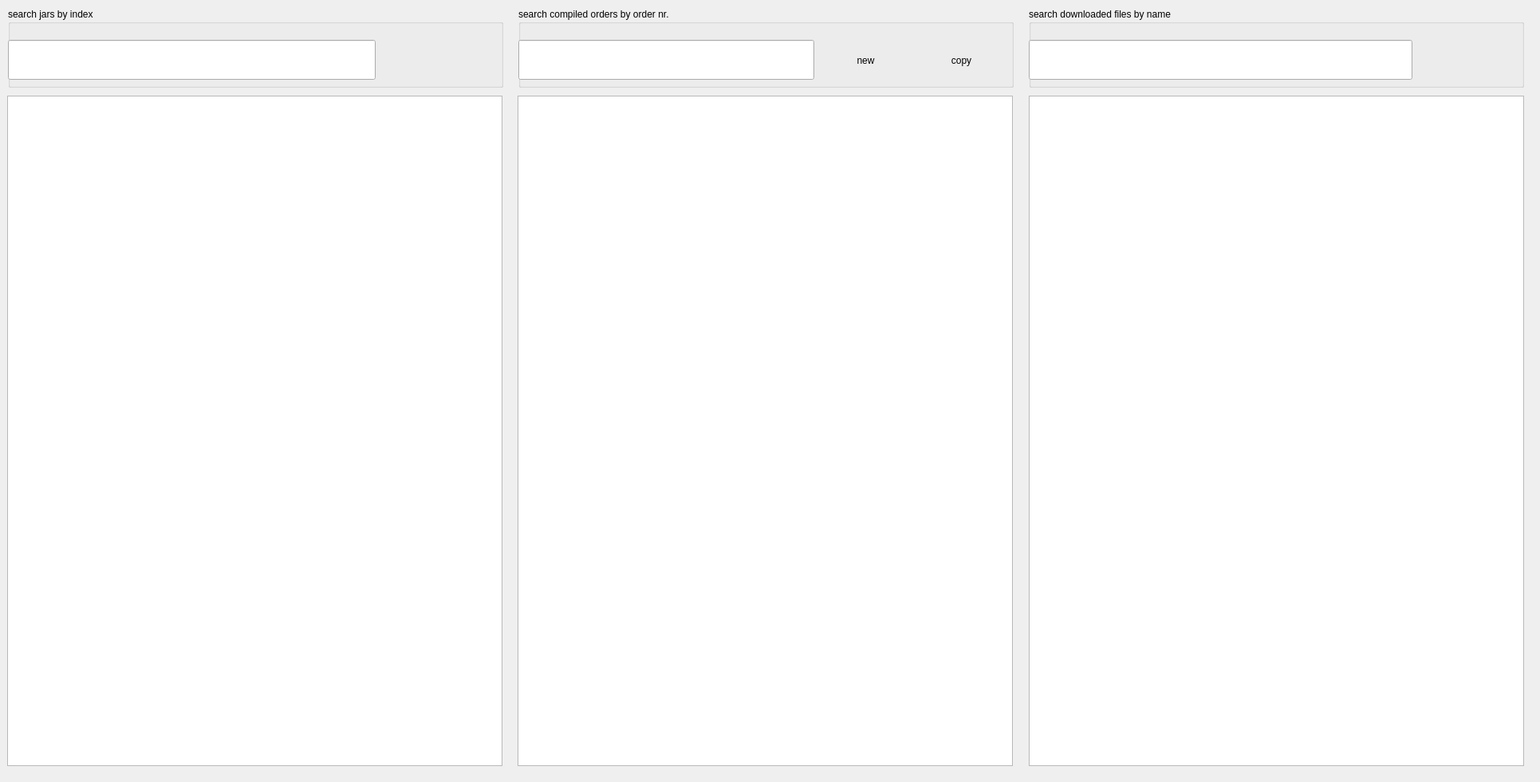
<?xml version="1.0" encoding="UTF-8"?>
<ui version="4.0">
 <class>Frame</class>
 <widget class="QFrame" name="order_frame">
  <property name="geometry">
   <rect>
    <x>0</x>
    <y>0</y>
    <width>1931</width>
    <height>981</height>
   </rect>
  </property>
  <property name="windowTitle">
   <string>Order Frame</string>
  </property>
  
     <widget class="QGroupBox" name="search_file_box">
      <property name="geometry">
       <rect>
        <x>1290</x>
        <y>10</y>
        <width>621</width>
        <height>100</height>
       </rect>
      </property>
      <property name="title">
       <string>search downloaded files by name</string>
      </property>
      <widget class="QLineEdit" name="search_file_line">
       <property name="geometry">
        <rect>
         <x>0</x>
         <y>40</y>
         <width>481</width>
         <height>50</height>
        </rect>
       </property>
      </widget>
     </widget>
     <widget class="QGroupBox" name="search_order_box">
      <property name="geometry">
       <rect>
        <x>650</x>
        <y>10</y>
        <width>621</width>
        <height>100</height>
       </rect>
      </property>
      <property name="title">
       <string>search compiled orders by order nr.</string>
      </property>
      <widget class="QLineEdit" name="search_order_line">
       <property name="geometry">
        <rect>
         <x>0</x>
         <y>40</y>
         <width>371</width>
         <height>50</height>
        </rect>
       </property>
      </widget>
      <widget class="QPushButton" name="new_order_btn">
       <property name="geometry">
        <rect>
         <x>380</x>
         <y>40</y>
         <width>111</width>
         <height>51</height>
        </rect>
       </property>
       <property name="text">
        <string>new</string>
       </property>
       <property name="icon">
        <iconset>
         <normaloff>../images/add.png</normaloff>../images/add.png</iconset>
       </property>
       <property name="iconSize">
        <size>
         <width>40</width>
         <height>40</height>
        </size>
       </property>
       <property name="flat">
        <bool>true</bool>
       </property>
      </widget>
      <widget class="QPushButton" name="clone_order_btn">
       <property name="geometry">
        <rect>
         <x>500</x>
         <y>40</y>
         <width>111</width>
         <height>51</height>
        </rect>
       </property>
       <property name="text">
        <string>copy</string>
       </property>
       <property name="icon">
        <iconset>
         <normaloff>../images/copy.png</normaloff>../images/copy.png</iconset>
       </property>
       <property name="iconSize">
        <size>
         <width>40</width>
         <height>40</height>
        </size>
       </property>
       <property name="flat">
        <bool>true</bool>
       </property>
      </widget>
     </widget>
     <widget class="QGroupBox" name="search_jar_box">
      <property name="geometry">
       <rect>
        <x>10</x>
        <y>10</y>
        <width>621</width>
        <height>100</height>
       </rect>
      </property>
      <property name="title">
       <string>search jars by index</string>
      </property>
      <widget class="QLineEdit" name="search_jar_line">
       <property name="geometry">
        <rect>
         <x>0</x>
         <y>40</y>
         <width>461</width>
         <height>50</height>
        </rect>
       </property>
      </widget>
     </widget>
     <widget class="QTableView" name="order_table_view">
      <property name="geometry">
       <rect>
        <x>649</x>
        <y>120</y>
        <width>621</width>
        <height>841</height>
       </rect>
      </property>
      <property name="styleSheet">
       <string notr="true">::section{background-color: #AAAAAA}</string>
      </property>
      <property name="alternatingRowColors">
       <bool>true</bool>
      </property>
      <property name="selectionMode">
       <enum>QAbstractItemView::SingleSelection</enum>
      </property>
      <property name="selectionBehavior">
       <enum>QAbstractItemView::SelectRows</enum>
      </property>
      <property name="iconSize">
       <size>
        <width>32</width>
        <height>32</height>
       </size>
      </property>
      <property name="wordWrap">
       <bool>false</bool>
      </property>
      <property name="cornerButtonEnabled">
       <bool>false</bool>
      </property>
      <attribute name="horizontalHeaderStretchLastSection">
       <bool>true</bool>
      </attribute>
      <attribute name="verticalHeaderMinimumSectionSize">
       <number>48</number>
      </attribute>
      <attribute name="verticalHeaderDefaultSectionSize">
       <number>48</number>
      </attribute>
      <attribute name="verticalHeaderShowSortIndicator" stdset="0">
       <bool>true</bool>
      </attribute>
      <attribute name="verticalHeaderStretchLastSection">
       <bool>false</bool>
      </attribute>
     </widget>
     <widget class="QTableView" name="jar_table_view">
      <property name="geometry">
       <rect>
        <x>9</x>
        <y>120</y>
        <width>621</width>
        <height>841</height>
       </rect>
      </property>
      <property name="styleSheet">
       <string notr="true">::section{background-color: &quot;#AAAAAA&quot;}
::item{text-align: &quot;center&quot;}</string>
      </property>
      <property name="sizeAdjustPolicy">
       <enum>QAbstractScrollArea::AdjustToContents</enum>
      </property>
      <property name="alternatingRowColors">
       <bool>true</bool>
      </property>
      <property name="selectionMode">
       <enum>QAbstractItemView::SingleSelection</enum>
      </property>
      <property name="selectionBehavior">
       <enum>QAbstractItemView::SelectRows</enum>
      </property>
      <property name="iconSize">
       <size>
        <width>32</width>
        <height>32</height>
       </size>
      </property>
      <attribute name="horizontalHeaderStretchLastSection">
       <bool>true</bool>
      </attribute>
      <attribute name="verticalHeaderMinimumSectionSize">
       <number>48</number>
      </attribute>
      <attribute name="verticalHeaderDefaultSectionSize">
       <number>48</number>
      </attribute>
      <attribute name="verticalHeaderShowSortIndicator" stdset="0">
       <bool>true</bool>
      </attribute>
      <attribute name="verticalHeaderStretchLastSection">
       <bool>false</bool>
      </attribute>
     </widget>
     <widget class="QTableView" name="file_table_view">
      <property name="geometry">
       <rect>
        <x>1290</x>
        <y>120</y>
        <width>621</width>
        <height>841</height>
       </rect>
      </property>
      <property name="maximumSize">
       <size>
        <width>700</width>
        <height>16777215</height>
       </size>
      </property>
      <property name="styleSheet">
       <string notr="true">::section{background-color: #AAAAAA}</string>
      </property>
      <property name="alternatingRowColors">
       <bool>true</bool>
      </property>
      <property name="selectionMode">
       <enum>QAbstractItemView::SingleSelection</enum>
      </property>
      <property name="iconSize">
       <size>
        <width>32</width>
        <height>32</height>
       </size>
      </property>
      <property name="cornerButtonEnabled">
       <bool>false</bool>
      </property>
      <attribute name="horizontalHeaderStretchLastSection">
       <bool>true</bool>
      </attribute>
      <attribute name="verticalHeaderMinimumSectionSize">
       <number>48</number>
      </attribute>
      <attribute name="verticalHeaderDefaultSectionSize">
       <number>48</number>
      </attribute>
      <attribute name="verticalHeaderStretchLastSection">
       <bool>false</bool>
      </attribute>
     </widget>
  
  
  
  
  
 </widget>
 <resources/>
 <connections/>
</ui>
